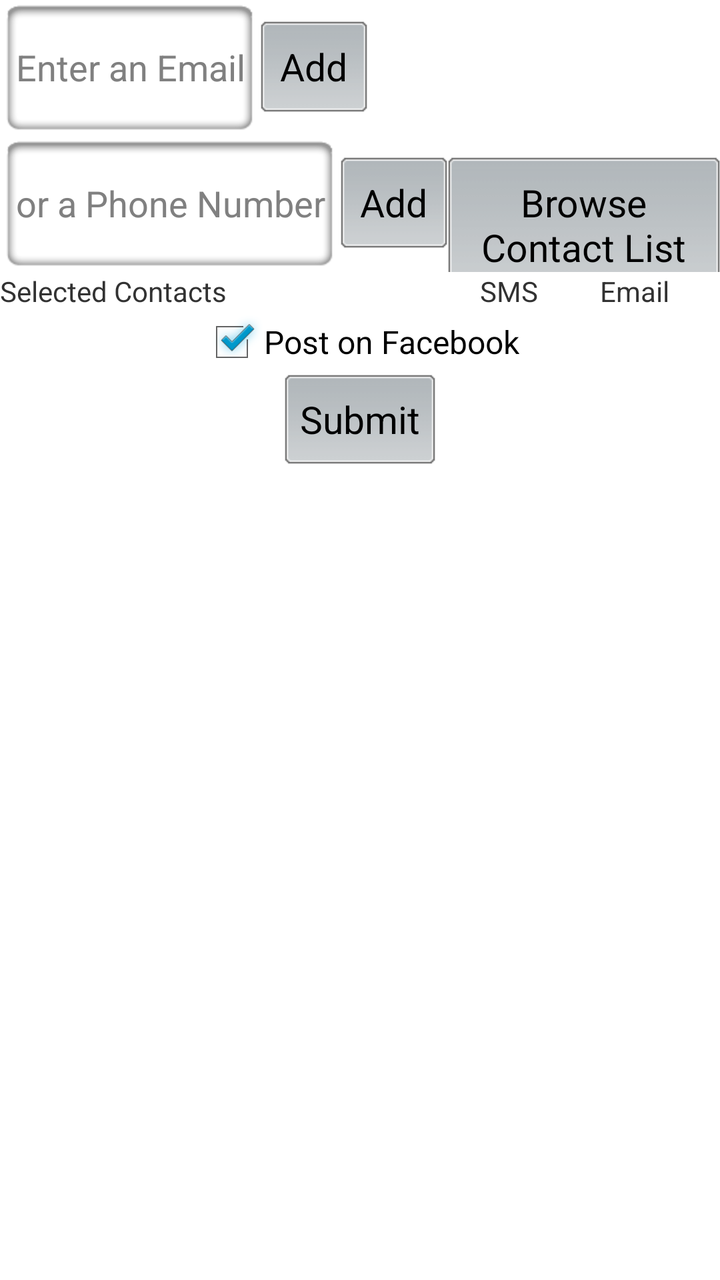
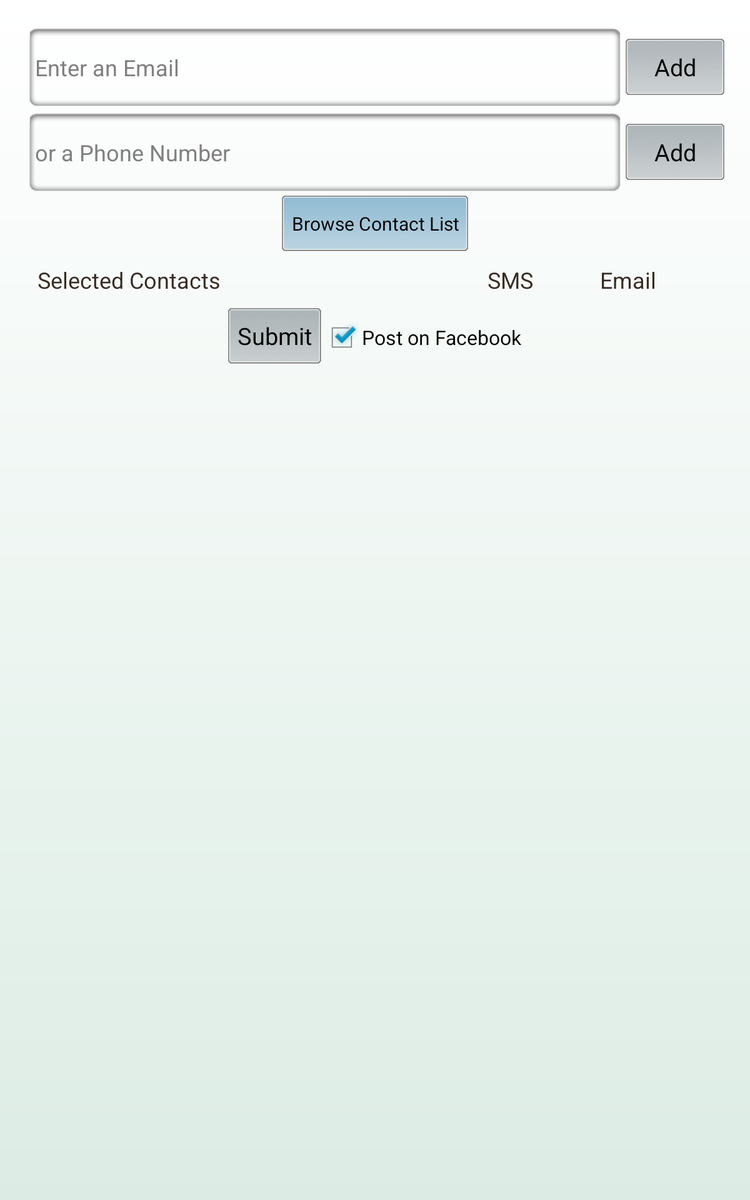

An Android layout and its configuration variant, each rendered on a device that would load it. The default file and the variant file are quoted in full after the pictures.
<!-- AndroidManifest.xml: application theme Theme.Barnacle -->
<!-- res/layout/fragment_share.xml -->
<?xml version="1.0" encoding="utf-8"?>
<LinearLayout xmlns:android="http://schemas.android.com/apk/res/android"
    android:layout_width="match_parent"
    android:layout_height="match_parent"
    android:orientation="vertical" >
	<LinearLayout  
	    android:orientation="horizontal"
	    android:layout_height="wrap_content"  
	    android:layout_width="match_parent">  
    	<EditText 
	        android:layout_height="wrap_content"  
	        android:hint="@string/invite_email_hint"  
	        android:id="@+id/invite_email"   
	        android:inputType="textEmailAddress"
	        android:layout_width="wrap_content"></EditText>
	    <Button  
	        android:layout_width="wrap_content"  
	        android:layout_height="wrap_content"    
	        android:text="@string/add_label"  
	        android:layout_alignParentRight="true"  
	        android:onClick="addEmailContact"></Button>      	
	</LinearLayout>    	
	<LinearLayout  
	    android:orientation="horizontal"
	    android:layout_height="wrap_content"  
	    android:layout_width="match_parent">  
	    <EditText 
	        android:layout_height="wrap_content"  
	        android:hint="@string/invite_phone_hint"  
	        android:id="@+id/invite_phone"   
	        android:inputType="phone"
	        android:layout_width="wrap_content"></EditText>
	    <Button  
	        android:layout_width="wrap_content"  
	        android:layout_height="wrap_content"    
	        android:text="@string/add_label"  
	        android:layout_alignParentRight="true"  
	        android:onClick="addPhoneContact"></Button> 
	    <Button  
	        android:layout_width="wrap_content"  
	        android:layout_height="wrap_content"  
	        android:id="@+id/do_email_picker"  
	        android:text="@string/pick_email_label"  
	        android:layout_alignParentRight="true"  
	        android:onClick="doLaunchContactPicker"></Button>  
	</LinearLayout>

<LinearLayout 
    android:layout_width="fill_parent"  
    android:layout_height="wrap_content"  
    android:orientation="vertical" 
    android:id="@+id/contact_list">
    <LinearLayout 
        android:layout_width="fill_parent"  
    	android:layout_height="wrap_content"
    	android:orientation="horizontal">
        <TextView
			android:layout_weight="4"
			android:layout_width="0dp"
			android:layout_height="wrap_content"
			android:text="@string/name_head"></TextView>
		<TextView
			android:layout_weight="1"
			android:layout_width="0dp"
			android:layout_height="wrap_content"
			android:text="@string/sms_head"></TextView>
		<TextView
			android:layout_weight="1"
			android:layout_width="0dp"
			android:layout_height="wrap_content"
			android:text="@string/eml_head"></TextView>                    
    </LinearLayout>
</LinearLayout>
    <LinearLayout
        android:layout_width="fill_parent"
        android:layout_height="wrap_content"
        android:gravity="center_horizontal"
        android:orientation="vertical" >
	    <CheckBox
	        android:id="@+id/fb_checkbox"
	        android:checked="true"
	        android:layout_width="wrap_content"
	        android:layout_height="wrap_content"
	        android:text="@string/share_fb" />
        <Button
            android:id="@+id/share_btn"
            android:layout_width="wrap_content"
            android:layout_height="wrap_content"
            android:gravity="center"
            android:onClick="shareMsg"
            android:padding="8dp"
            android:text="@string/share_btn" />

    </LinearLayout>

</LinearLayout>
<!-- resources referenced by this layout -->
<resources>
  <string name="add_label">Add</string>
  <string name="eml_head">Email</string>
  <string name="invite_email_hint">Enter an Email</string>
  <string name="invite_phone_hint">or a Phone Number</string>
  <string name="name_head">Selected Contacts</string>
  <string name="pick_email_label">Browse Contact List</string>
  <string name="share_btn">Submit</string>
  <string name="share_fb">Post on Facebook</string>
  <string name="sms_head">SMS</string>
  <style name="Theme.Barnacle" parent="android:style/Theme.Holo.Light">
  		<item name="android:buttonStyle">@style/BarnacleButton</item>
  		<item name="android:actionBarStyle">@style/BarnacleActionBar</item>
  		<item name="android:editTextStyle">@style/BarnacleEditText</item>
  		<item name="android:windowContentOverlay">@null</item>
     </style>
  <style name="BarnacleButton" parent="android:style/Widget.Button">
  	  <item name="android:textSize">19sp</item>
  	  <item name="android:textColor">@drawable/button_text_color</item>
  	  <item name="android:padding">10dp</item>
  	  <item name="android:background">@drawable/button_default</item>
  	 </style>
  <style name="BarnacleActionBar" parent="@android:style/Widget.Holo.Light.ActionBar">
          <item name="android:background">#ffffff</item>
          <item name="android:height">60dp</item>
          <item name="android:gravity">bottom|right</item>
      </style>
  <style name="BarnacleEditText" parent="@android:style/Widget.Holo.Light.EditText">
          <item name="android:background">@drawable/a9p_09_11_00067</item>
          <item name="android:textColor">#555555</item>
      </style>
  <!-- drawable button_text_color (drawable) -->
  <?xml version="1.0" encoding="utf-8"?>
  <selector xmlns:android="http://schemas.android.com/apk/res/android">
      <item android:color="#000000"
            android:state_enabled="true"
            android:state_pressed="true" />
      <item android:state_enabled="true"  android:color="#000000" />
      <item android:state_enabled="false" android:color="#aaaaaa" />
  </selector>
  <!-- drawable button_default (drawable) -->
  <?xml version="1.0" encoding="utf-8"?>
  <selector xmlns:android="http://schemas.android.com/apk/res/android">
      <item android:drawable="@drawable/a9p_00807"
            android:state_enabled="true"
            android:state_pressed="true" />
      <item android:state_enabled="true" 
          android:drawable="@drawable/a9p_00806" />
      <item android:state_enabled="false"        
          android:drawable="@drawable/a9p_00806" />
  </selector>
  <!-- drawable a9p_09_11_00067: png bitmap (drawable-hdpi, 4136 bytes) -->
  <!-- drawable a9p_00807: png bitmap (drawable-hdpi, 3707 bytes) -->
  <!-- drawable a9p_00806: png bitmap (drawable-hdpi, 3205 bytes) -->
</resources>
<!-- res/layout-sw480dp/fragment_share.xml (the author's variant of the layout above) -->
<!-- drawn on a 7-inch tablet held upright -->
<?xml version="1.0" encoding="utf-8"?>
<LinearLayout xmlns:android="http://schemas.android.com/apk/res/android"
   android:layout_width="fill_parent"
	android:layout_height="fill_parent"
	android:padding="20dp"
	android:background="@layout/backgroundpage" 
    android:orientation="vertical" >
    
	<LinearLayout  
	    android:orientation="horizontal"
	    android:layout_height="wrap_content"  
	    android:layout_width="match_parent">  
    	<EditText 
	        android:layout_height="wrap_content"  
	        android:hint="@string/invite_email_hint"  
	        android:id="@+id/invite_email"   
	        android:inputType="textEmailAddress"
	        android:layout_width="0dp"
	        android:layout_weight="6"></EditText>
	    <Button  
	        android:layout_width="0dp"
	        android:layout_weight="1"
	        style="@style/BarnacleButtonSmall"  
	        android:layout_height="wrap_content"    
	        android:text="@string/add_label"  
	        android:onClick="addEmailContact"></Button>      	
	</LinearLayout>    	
	<LinearLayout  
	    android:orientation="horizontal"
	    android:layout_height="wrap_content"  
	    android:layout_width="match_parent">  
	    <EditText 
     	    android:layout_width="0dp"
	        android:layout_weight="6"  
	        android:layout_height="wrap_content"  
	        android:hint="@string/invite_phone_hint"  
	        android:id="@+id/invite_phone"   
	        android:inputType="phone"></EditText>
	    <Button  
			android:layout_width="0dp"
	        android:layout_weight="1"  
	        style="@style/BarnacleButtonSmall"
	        android:layout_height="wrap_content"    
	        android:text="@string/add_label"    
	        android:onClick="addPhoneContact"></Button> 
	</LinearLayout>
	<LinearLayout  
	    android:orientation="horizontal"
	    android:layout_height="wrap_content"  
	    android:layout_width="match_parent"
	    android:gravity="center">  
		    <Button  
	        android:layout_width="wrap_content"  
	        android:layout_height="wrap_content" 
	        style="@style/PrimaryButtonSmall" 
	        android:id="@+id/do_email_picker"  
	        android:text="@string/pick_email_label"  
	        android:onClick="doLaunchContactPicker"></Button>  
	</LinearLayout>
<LinearLayout 
    android:padding="10dp"
    android:layout_width="fill_parent"  
    android:layout_height="wrap_content"  
    android:orientation="vertical" 
    android:id="@+id/contact_list">
    <LinearLayout 
        android:layout_width="fill_parent"  
    	android:layout_height="wrap_content"
    	android:orientation="horizontal">
        <TextView
			android:layout_weight="4"
			android:layout_width="0dp"
			android:layout_height="wrap_content"
			style="@style/textHeaderLarge"
			android:text="@string/name_head"></TextView>
		<TextView
			android:layout_weight="1"
			android:layout_width="0dp"
			android:layout_height="wrap_content"
			style="@style/textHeaderLarge"
			android:text="@string/sms_head"></TextView>
		<TextView
			android:layout_weight="1"
			android:layout_width="0dp"
			android:layout_height="wrap_content"
			style="@style/textHeaderLarge"
			android:text="@string/eml_head"></TextView>                    
    </LinearLayout>
</LinearLayout>
    <LinearLayout
        android:layout_width="fill_parent"
        android:layout_height="wrap_content"
        android:gravity="center_horizontal"
        android:orientation="horizontal" >
        <Button
            android:id="@+id/share_btn"
            android:layout_width="wrap_content"
            android:layout_height="wrap_content"
            android:gravity="center"
            android:onClick="shareMsg"
            android:padding="8dp"
            android:text="@string/share_btn" />
	    <CheckBox
	        android:id="@+id/fb_checkbox"
	        android:checked="true"
	        android:layout_width="wrap_content"
	        android:layout_height="wrap_content"
	        android:text="@string/share_fb" />
        
    </LinearLayout>

</LinearLayout>
<!-- res/layout/backgroundpage.xml (included above) -->
<?xml version="1.0" encoding="utf-8"?>
<shape xmlns:android="http://schemas.android.com/apk/res/android">
    <gradient
        android:startColor="#DCECE4"     
        android:endColor="#ffffff"
        android:angle="90"/>

</shape>
<!-- resources referenced by the variant -->
<!-- as a 7-inch tablet held upright resolves them -->
<resources>
  <string name="add_label">Add</string>
  <string name="eml_head">Email</string>
  <string name="invite_email_hint">Enter an Email</string>
  <string name="invite_phone_hint">or a Phone Number</string>
  <string name="name_head">Selected Contacts</string>
  <string name="pick_email_label">Browse Contact List</string>
  <string name="share_btn">Submit</string>
  <string name="share_fb">Post on Facebook</string>
  <string name="sms_head">SMS</string>
  <style name="PrimaryButtonSmall" parent="@style/PrimaryButton">
  	  <item name="android:textSize">15sp</item>
  	  <item name="android:padding">8dp</item>
  	 </style>
  <style name="textHeaderLarge">
          <item name="android:textColor">#372c24</item>
          <item name="android:textSize">18sp</item>
      </style>
  <style name="Theme.Barnacle" parent="android:style/Theme.Holo.Light">
  		<item name="android:buttonStyle">@style/BarnacleButton</item>
  		<item name="android:actionBarStyle">@style/BarnacleActionBar</item>
  		<item name="android:editTextStyle">@style/BarnacleEditText</item>
  		<item name="android:windowContentOverlay">@null</item>
     </style>
  <style name="PrimaryButton" parent="android:style/Widget.Button">
  	  <item name="android:textSize">19sp</item>
  	  <item name="android:textColor">@drawable/button_text_color</item>
  	  <item name="android:padding">10dp</item>
  	  <item name="android:background">@drawable/button_primary</item>
  	 </style>
  <style name="BarnacleButton" parent="android:style/Widget.Button">
  	  <item name="android:textSize">19sp</item>
  	  <item name="android:textColor">@drawable/button_text_color</item>
  	  <item name="android:padding">10dp</item>
  	  <item name="android:background">@drawable/button_default</item>
  	 </style>
  <style name="BarnacleActionBar" parent="@android:style/Widget.Holo.Light.ActionBar">
          <item name="android:background">#ffffff</item>
          <item name="android:height">60dp</item>
          <item name="android:gravity">bottom|right</item>
      </style>
  <style name="BarnacleEditText" parent="@android:style/Widget.Holo.Light.EditText">
          <item name="android:background">@drawable/a9p_09_11_00067</item>
          <item name="android:textColor">#555555</item>
      </style>
  <!-- drawable button_text_color (drawable) -->
  <?xml version="1.0" encoding="utf-8"?>
  <selector xmlns:android="http://schemas.android.com/apk/res/android">
      <item android:color="#000000"
            android:state_enabled="true"
            android:state_pressed="true" />
      <item android:state_enabled="true"  android:color="#000000" />
      <item android:state_enabled="false" android:color="#aaaaaa" />
  </selector>
  <!-- drawable button_primary (drawable) -->
  <?xml version="1.0" encoding="utf-8"?>
  <selector xmlns:android="http://schemas.android.com/apk/res/android">
      <item android:drawable="@drawable/a9p_00804"
            android:state_enabled="true"
            android:state_pressed="true" />
      <item android:state_enabled="true" 
          android:drawable="@drawable/a9p_00803" />
      <item android:state_enabled="false"        
          android:drawable="@drawable/a9p_00803" />
  </selector>
  <!-- drawable button_default (drawable) -->
  <?xml version="1.0" encoding="utf-8"?>
  <selector xmlns:android="http://schemas.android.com/apk/res/android">
      <item android:drawable="@drawable/a9p_00807"
            android:state_enabled="true"
            android:state_pressed="true" />
      <item android:state_enabled="true" 
          android:drawable="@drawable/a9p_00806" />
      <item android:state_enabled="false"        
          android:drawable="@drawable/a9p_00806" />
  </selector>
  <!-- drawable a9p_09_11_00067: png bitmap (drawable-hdpi, 4136 bytes) -->
  <!-- drawable a9p_00804: png bitmap (drawable-hdpi, 3739 bytes) -->
  <!-- drawable a9p_00803: png bitmap (drawable-hdpi, 3277 bytes) -->
  <!-- drawable a9p_00807: png bitmap (drawable-hdpi, 3707 bytes) -->
  <!-- drawable a9p_00806: png bitmap (drawable-hdpi, 3205 bytes) -->
</resources>
